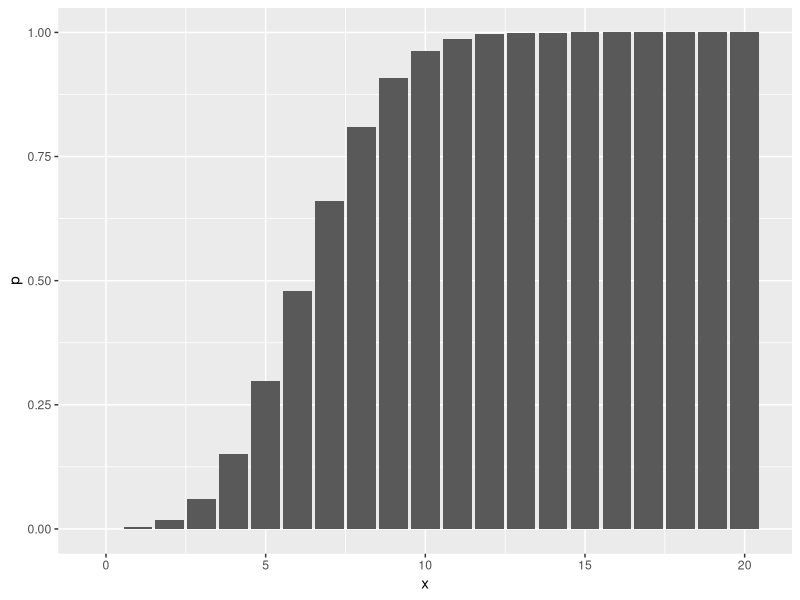

Here is the R script that generated this plot:

Z <- rbinom(1e6, size = 20, prob = 1/3)

sum(Z == 2)
mean(Z == 2)

dbinom(x = 2, size = 20, prob = 1/3)

pbinom(2, size = 20, prob = 1/3)
mean(Z <= 2)
mean(Z %in% c(0, 1, 2))
mean(Z == 0 | Z == 1 | Z == 2)

dbinom(0, size = 20, prob = 1/3) +
  dbinom(1, size = 20, prob = 1/3) +
    dbinom(2, size = 20, prob = 1/3)

pbinom(5, size = 20, prob = 1/3)
sum(dbinom(0:2, size = 20, prob = 1/3))

## Pr(X <= 5 | size = 20, prob = 1/3)
pbinom(50, size = 200, prob = 1/3)
qbinom(0.006682621, size = 200, prob = 1/3)

x <- rbinom(10e3, size = 200, prob = 1/3)
quantile(x, prob = 0.006682621)


library(tidyverse)

p <- pbinom(0:20, size = 20, prob = 1/3)
tibble(x = 0:20, p) |> 
  ggplot(aes(x, p)) + geom_col()
